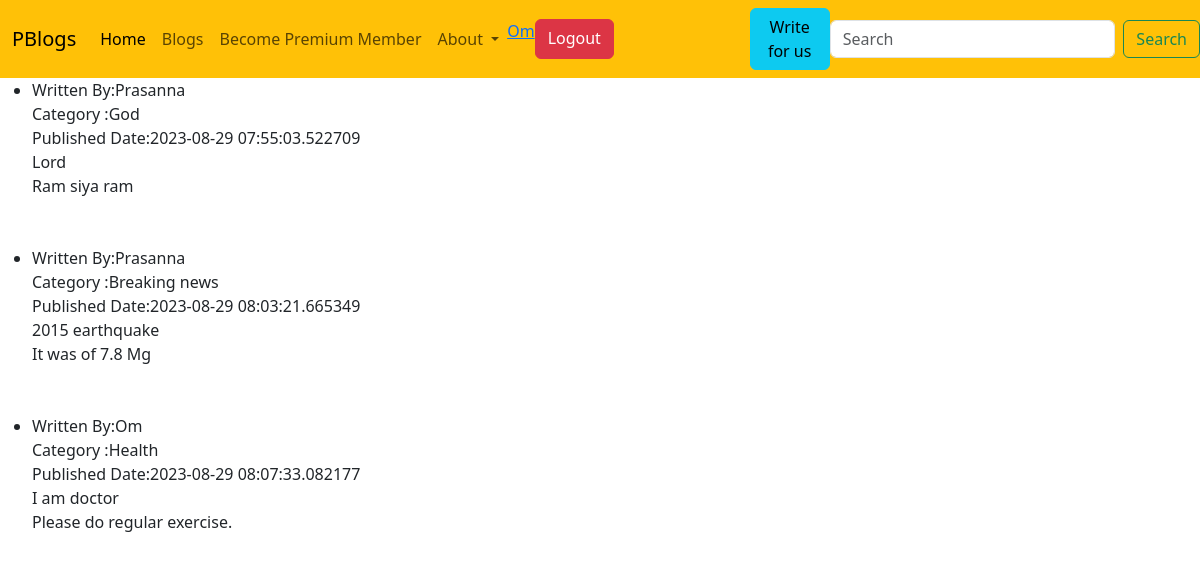
The app's page / (signed in) with its own data.
### models/models.py (models this page shows, shortened)
class BlogPost(db.Model):
    post_id=db.Column(db.Integer,primary_key=True)
    user=db.relationship('User',backref='person',lazy=True)
    content=db.Column(db.Text,nullable=False)
    user_id = db.Column(db.Integer, db.ForeignKey('user.user_id'), nullable=False)
    title=db.Column(db.String(120),nullable=False)
    timestamp=db.Column(db.DateTime,default=datetime.utcnow,nullable=False)
    category=db.Column(db.String(50),nullable=False)

class User(db.Model,UserMixin):
    user_id = db.Column(db.Integer, primary_key=True)
    username = db.Column(db.String(80), unique=True, nullable=False)
    email = db.Column(db.String(80), unique=True, nullable=False)
    created_at=db.Column(db.DateTime,default=datetime.utcnow,nullable=False)
    posts = db.relationship('BlogPost', backref='author', lazy=True)  # One-to-many relationship
    password_hash = db.Column(db.String(120), nullable=False)
    def __str__(self):
        return  self.username

### controller/controller.py (the view)
def index():
    blogss=BlogPost.query.all()
    blogs = [re.sub(r'<.*?>', '', blog.content) for blog in blogss]
    return render_template("index.html",blogss=blogss,blogs=blogs,zip=zip)

### app.py (called while the page is built)
@login_manager.user_loader
def load_user(user_id):
    return User.query.get(int(user_id))

### templates/index.html (shortened to what this page needs)
{% extends 'base.html' %}
{% block content %}
<ul>
    {% if blogss %}
{% for blog, content in zip(blogs, blogss) %}
<li>
   Written By:{{content.user}} <br>
    Category :{{content.category}} <br>
    Published Date:{{content.timestamp}} <br>
    {{content.title}} <br>
    {{blog}} <br>
</li>
<br><br>
{% endfor %}
{% endif %}
</ul>
    {% endblock %}

### records on screen
BlogPost: user "Prasanna", category "God", timestamp "2023-08-29 07:55:03.522709", title "Lord", content "Ram siya ram"
BlogPost: user "Prasanna", category "Breaking news", timestamp "2023-08-29 08:03:21.665349", title "2015 earthquake", content "It was of 7.8 Mg"
BlogPost: user "Om", category "Health", timestamp "2023-08-29 08:07:33.082177", title "I am doctor", content "Please do regular exercise."

### other values on screen
{{ session['username'] }} "Om"
